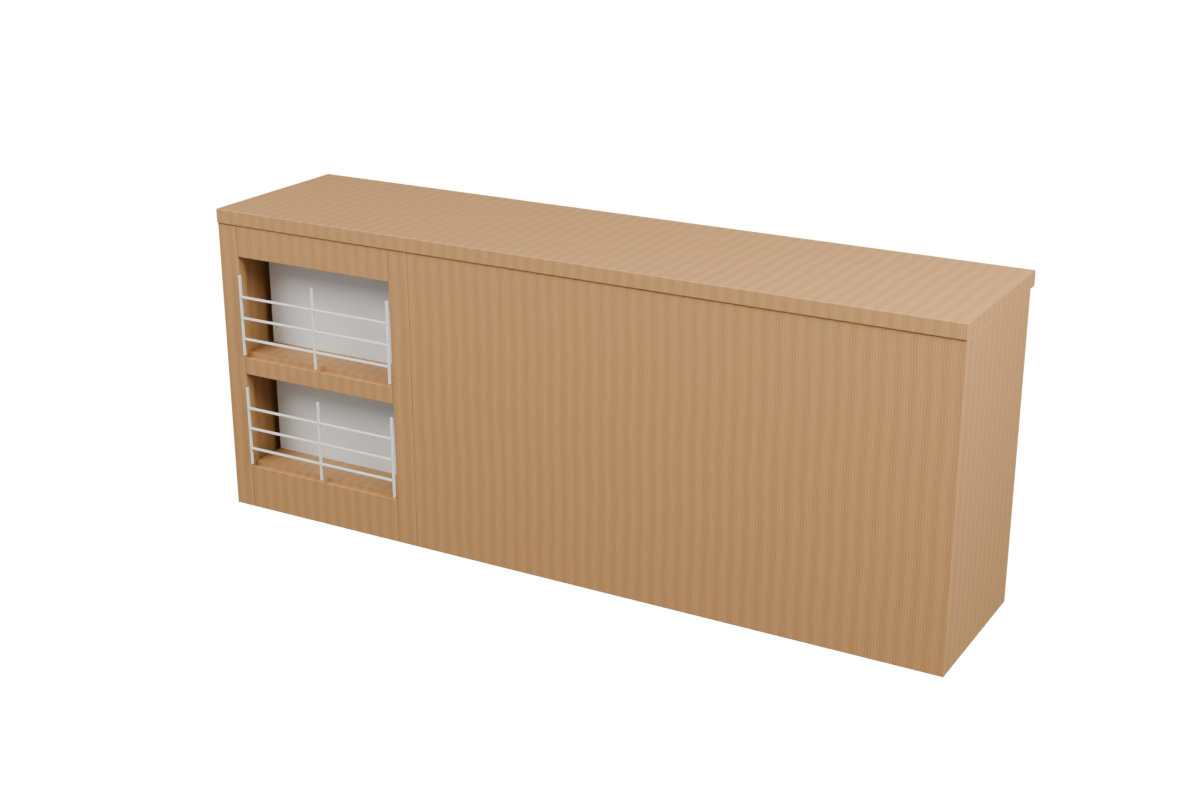
#> input picture assets/street/props/incoming/shibuhachibox_counter/glb_reimport.png, 1200 x 800 px, given in place of entry-front.png, which was not available
$ python make_boards.py
#> lines starting #> are read from the running program, lines starting #| are printed output that depends on the picture; pictures that were not available may be replaced by others from this repository, and a replacement may not be noted
"""Build only from actual model-render PNGs; no reference-only photographs."""
from PIL import Image,ImageDraw,ImageFont
from pathlib import Path
import json
R=Path(__file__).resolve().parents[1];E=R/'evidence';O=E/'boards';O.mkdir(exist_ok=True)
font=ImageFont.truetype('/usr/share/fonts/truetype/dejavu/DejaVuSans.ttf',24);small=ImageFont.truetype('/usr/share/fonts/truetype/dejavu/DejaVuSans.ttf',17)
def thumb(path,w,h):
#> called with w = 890, h = 700
 im=Image.open(path).convert('RGB');im.thumbnail((w,h));bg=Image.new('RGB',(w,h),'#eeeeea');bg.paste(im,((w-im.width)//2,(h-im.height)//2));return bg
#> after `im = Image.open(path).convert('RGB')`:
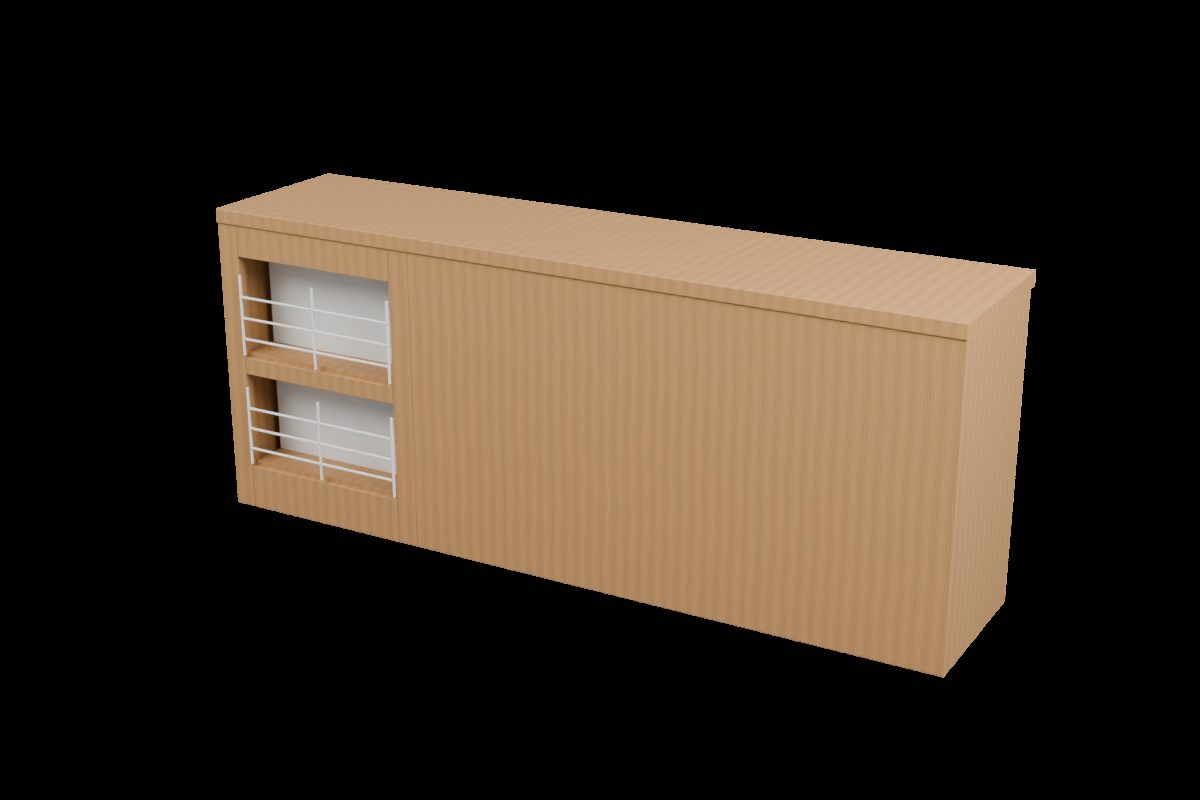
#> im: PIL image 1200x800 RGB; mean R, G, B 56.5, 45.8, 35.1
#> after `bg.paste(im, ((w - im.width) // 2, (h - im.height) // 2))`:
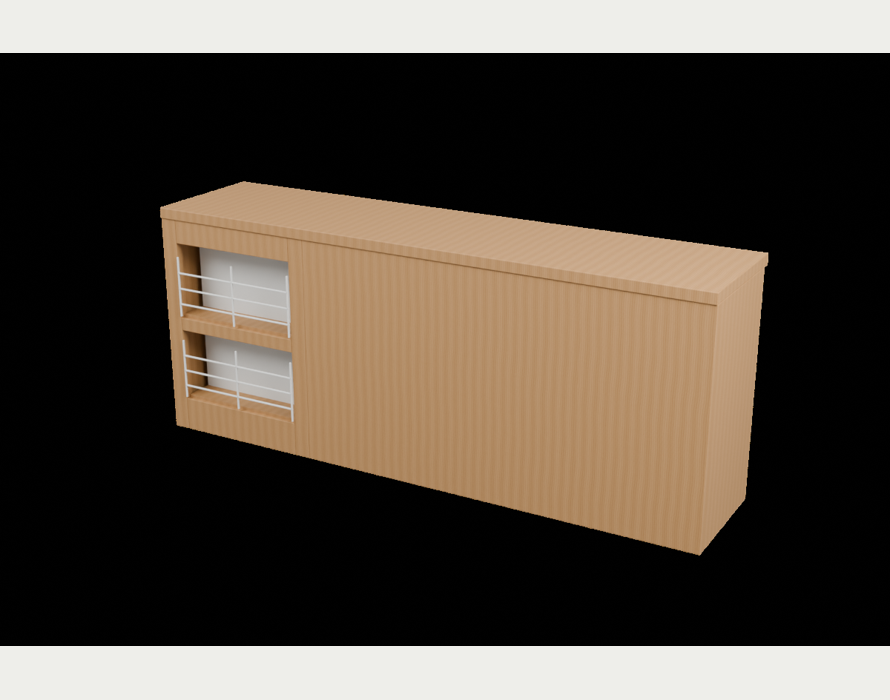
#> bg: PIL image 890x700 RGB; mean R, G, B 84.2, 75.2, 65.5
for name in ['entry-front','overall','front','left','right','rear']:
 im=Image.new('RGB',(1800,840),'#f5f5f1');d=ImageDraw.Draw(im);d.text((20,14),'SHIBUYA109 | '+name+' | actual Blender 4.2.3 before / after',font=font,fill='#182027')
 for k,(folder,label) in enumerate([('before-final','Accepted predecessor'),('final','Architectural revision 3')]):
  d.text((20+k*900,55),label,font=small,fill='#182027');im.paste(thumb(E/folder/(name+'.png'),890,700),(5+k*900,88))
#> after `im.paste(thumb(E / folder / (name + '.png'), 890, 700), (5 + k * 900, `:
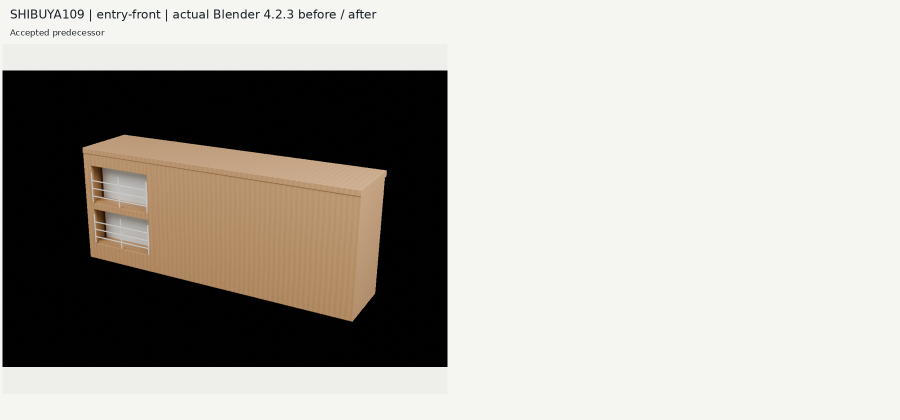
#> im: PIL image 1800x840 RGB (shown at 1/2 size); mean R, G, B 178.2, 174.5, 168.1
 d.text((20,800),'Same camera and light. Architectural no-ad state; fitted dimensions, not a survey. No full-game validation.',font=small,fill='#39434a');im.save(O/(name+'-before-after.jpg'),quality=93)
#> after `d.text((20, 800), 'Same camera and light. Architectural no-ad state; f`:
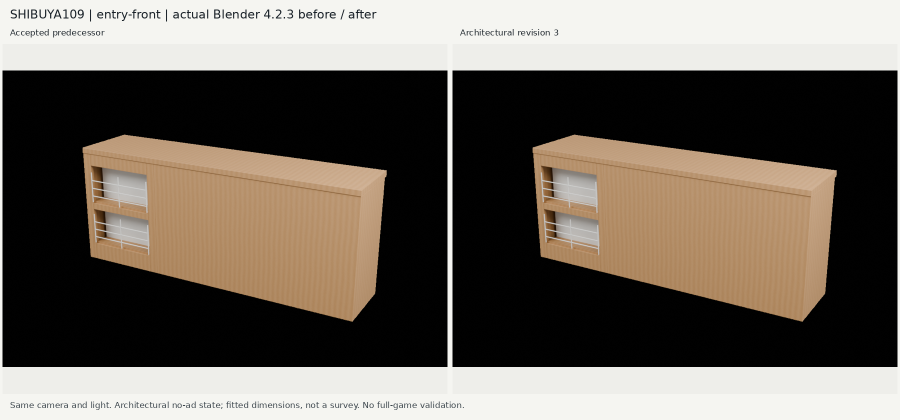
#> saved as entry-front-before-after.jpg: PIL image 1800x840 RGB (shown at 1/2 size); mean R, G, B 111.5, 104.1, 95.4
#> pass 2 of the loop `for name in ['entry-front','overall','front','left','right','rear']:`:
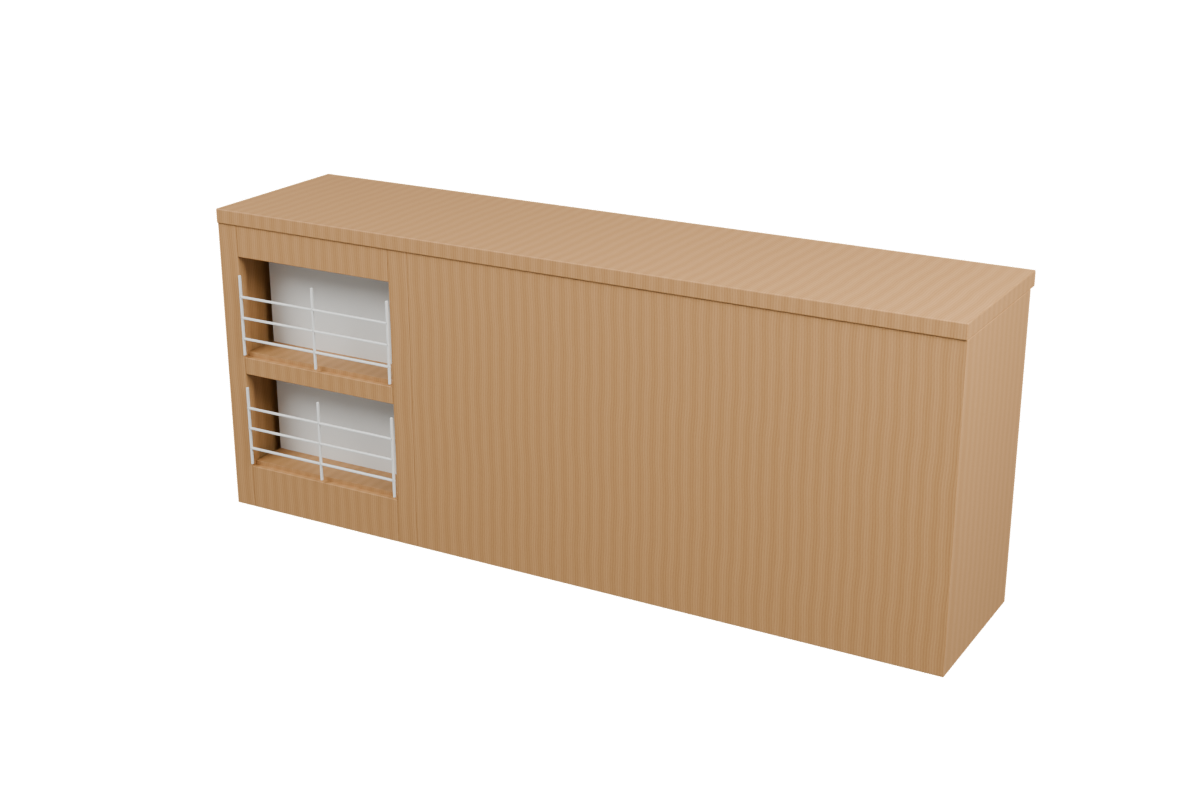
#> input picture assets/street/props/incoming/shibuhachibox_counter/photo_near.png, 1200 x 800 px, given in place of overall.png, which was not available
#> in thumb (call 3), `bg.paste(im, ((w - im.width) // 2, (h - im.height) // 2))`:
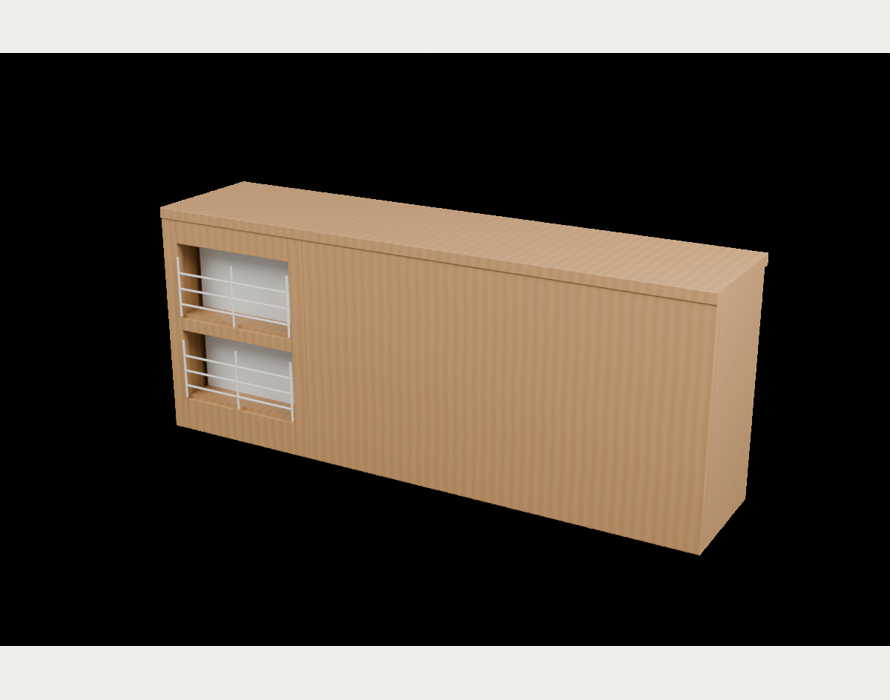
#> bg: PIL image 890x700 RGB; mean R, G, B 84.2, 75.2, 65.5
#> `im.paste(thumb(E / folder / (name + '.png'), 890, 700), (5 + k * 900, `:
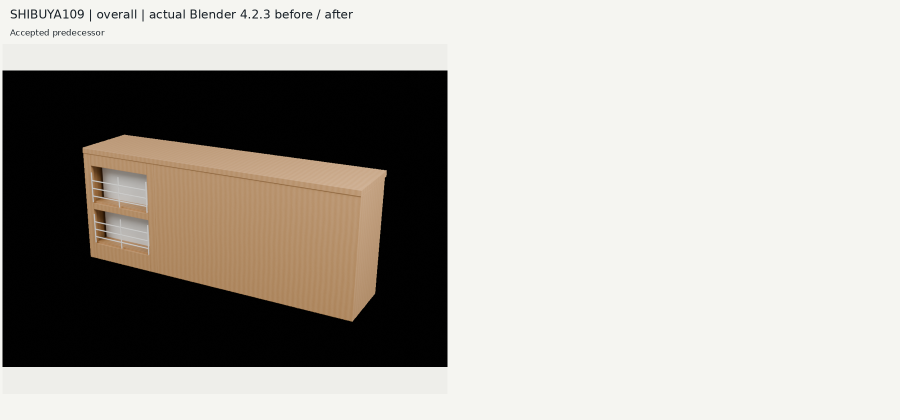
#> im: PIL image 1800x840 RGB (shown at 1/2 size); mean R, G, B 178.2, 174.5, 168.2
#> (the run stopped early here; a loop or call above may not have finished)
